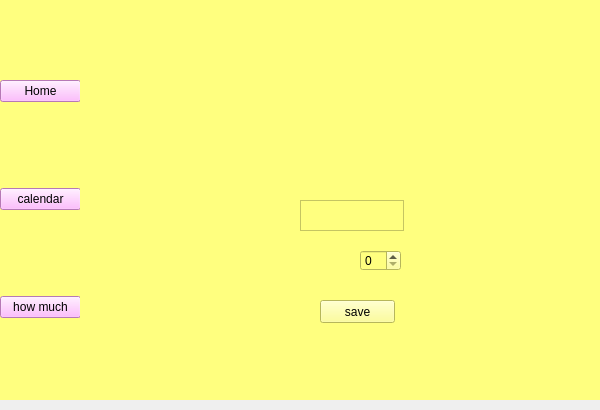
<?xml version="1.0" encoding="UTF-8"?>
<ui version="4.0">
 <class>MainWindow</class>
 <widget class="QMainWindow" name="MainWindow">
  <property name="geometry">
   <rect>
    <x>0</x>
    <y>0</y>
    <width>600</width>
    <height>410</height>
   </rect>
  </property>
  <property name="windowTitle">
   <string>MainWindow</string>
  </property>
  <widget class="QWidget" name="centralwidget">
   <property name="minimumSize">
    <size>
     <width>600</width>
     <height>400</height>
    </size>
   </property>
   <property name="maximumSize">
    <size>
     <width>600</width>
     <height>400</height>
    </size>
   </property>
   <property name="styleSheet">
    <string notr="true">background-color: rgb(255, 255, 127);</string>
   </property>
   <widget class="QWidget" name="verticalLayoutWidget">
    <property name="geometry">
     <rect>
      <x>0</x>
      <y>0</y>
      <width>81</width>
      <height>401</height>
     </rect>
    </property>
    <layout class="QVBoxLayout" name="verticalLayout">
     <item>
      <widget class="QPushButton" name="btn_home">
       <property name="styleSheet">
        <string notr="true">background-color: rgb(255, 170, 255);</string>
       </property>
       <property name="text">
        <string>Home</string>
       </property>
       <property name="icon">
        <iconset>
         <normaloff>icons/69524.png</normaloff>icons/69524.png</iconset>
       </property>
      </widget>
     </item>
     <item>
      <widget class="QPushButton" name="btn_calendar_2">
       <property name="styleSheet">
        <string notr="true">background-color: rgb(255, 170, 255);</string>
       </property>
       <property name="text">
        <string>calendar</string>
       </property>
       <property name="icon">
        <iconset>
         <normaloff>icons/calendar-icon-marketing-image.webp</normaloff>icons/calendar-icon-marketing-image.webp</iconset>
       </property>
      </widget>
     </item>
     <item>
      <widget class="QPushButton" name="btn_how_2">
       <property name="styleSheet">
        <string notr="true">background-color: rgb(255, 170, 255);</string>
       </property>
       <property name="text">
        <string>how much</string>
       </property>
       <property name="icon">
        <iconset>
         <normaloff>icons/d66f27ddc6cea33a948e4cafefc9038e.png</normaloff>icons/d66f27ddc6cea33a948e4cafefc9038e.png</iconset>
       </property>
      </widget>
     </item>
    </layout>
   </widget>
   <widget class="QStackedWidget" name="stackedWidget">
    <property name="geometry">
     <rect>
      <x>80</x>
      <y>0</y>
      <width>521</width>
      <height>401</height>
     </rect>
    </property>
    <property name="currentIndex">
     <number>2</number>
    </property>
    <widget class="QWidget" name="today_page">
     <property name="styleSheet">
      <string notr="true"/>
     </property>
     <widget class="QLabel" name="label_9">
      <property name="geometry">
       <rect>
        <x>-40</x>
        <y>0</y>
        <width>561</width>
        <height>401</height>
       </rect>
      </property>
      <property name="styleSheet">
       <string notr="true">background-color: rgb(255, 255, 255);</string>
      </property>
      <property name="text">
       <string/>
      </property>
      <property name="pixmap">
       <pixmap>inout.jpg</pixmap>
      </property>
      <property name="scaledContents">
       <bool>true</bool>
      </property>
     </widget>
     <widget class="QDateEdit" name="todaydateEdit_2">
      <property name="geometry">
       <rect>
        <x>130</x>
        <y>80</y>
        <width>71</width>
        <height>20</height>
       </rect>
      </property>
      <property name="styleSheet">
       <string notr="true">background-color: rgb(255, 255, 255);</string>
      </property>
     </widget>
     <widget class="QPushButton" name="btn_save_2">
      <property name="geometry">
       <rect>
        <x>80</x>
        <y>260</y>
        <width>75</width>
        <height>23</height>
       </rect>
      </property>
      <property name="text">
       <string>save</string>
      </property>
     </widget>
     <widget class="QPlainTextEdit" name="income">
      <property name="geometry">
       <rect>
        <x>130</x>
        <y>140</y>
        <width>71</width>
        <height>31</height>
       </rect>
      </property>
     </widget>
     <widget class="QPlainTextEdit" name="outcome">
      <property name="geometry">
       <rect>
        <x>130</x>
        <y>200</y>
        <width>71</width>
        <height>31</height>
       </rect>
      </property>
     </widget>
    </widget>
    <widget class="QWidget" name="calendar_page">
     <property name="styleSheet">
      <string notr="true">background-color: rgb(255, 255, 127);</string>
     </property>
     <widget class="QLabel" name="label_10">
      <property name="geometry">
       <rect>
        <x>0</x>
        <y>0</y>
        <width>521</width>
        <height>401</height>
       </rect>
      </property>
      <property name="text">
       <string/>
      </property>
      <property name="pixmap">
       <pixmap>calendar.jpg</pixmap>
      </property>
      <property name="scaledContents">
       <bool>true</bool>
      </property>
     </widget>
     <widget class="QLabel" name="totalmoney">
      <property name="geometry">
       <rect>
        <x>90</x>
        <y>300</y>
        <width>309</width>
        <height>41</height>
       </rect>
      </property>
      <property name="text">
       <string>total money</string>
      </property>
     </widget>
     <widget class="QDateEdit" name="dateEdit">
      <property name="geometry">
       <rect>
        <x>90</x>
        <y>30</y>
        <width>110</width>
        <height>22</height>
       </rect>
      </property>
      <property name="calendarPopup">
       <bool>true</bool>
      </property>
     </widget>
     <widget class="QPushButton" name="btn_get">
      <property name="geometry">
       <rect>
        <x>180</x>
        <y>270</y>
        <width>75</width>
        <height>23</height>
       </rect>
      </property>
      <property name="text">
       <string>GET</string>
      </property>
     </widget>
    </widget>
    <widget class="QWidget" name="home_page">
     <widget class="QTextEdit" name="username">
      <property name="geometry">
       <rect>
        <x>220</x>
        <y>200</y>
        <width>104</width>
        <height>31</height>
       </rect>
      </property>
     </widget>
     <widget class="QSpinBox" name="savingpercent">
      <property name="geometry">
       <rect>
        <x>280</x>
        <y>250</y>
        <width>41</width>
        <height>21</height>
       </rect>
      </property>
     </widget>
     <widget class="QLabel" name="label_2">
      <property name="geometry">
       <rect>
        <x>0</x>
        <y>0</y>
        <width>521</width>
        <height>401</height>
       </rect>
      </property>
      <property name="text">
       <string/>
      </property>
      <property name="pixmap">
       <pixmap>home.jpg</pixmap>
      </property>
      <property name="scaledContents">
       <bool>true</bool>
      </property>
     </widget>
     <widget class="QPushButton" name="btn_save">
      <property name="geometry">
       <rect>
        <x>240</x>
        <y>300</y>
        <width>75</width>
        <height>23</height>
       </rect>
      </property>
      <property name="text">
       <string>save</string>
      </property>
     </widget>
     <zorder>label_2</zorder>
     <zorder>savingpercent</zorder>
     <zorder>username</zorder>
     <zorder>btn_save</zorder>
    </widget>
    <widget class="QWidget" name="howmuch_page">
     <property name="styleSheet">
      <string notr="true"/>
     </property>
     <widget class="QLabel" name="label_13">
      <property name="geometry">
       <rect>
        <x>0</x>
        <y>-10</y>
        <width>521</width>
        <height>411</height>
       </rect>
      </property>
      <property name="text">
       <string/>
      </property>
      <property name="pixmap">
       <pixmap>howmuch.jpg</pixmap>
      </property>
      <property name="scaledContents">
       <bool>true</bool>
      </property>
     </widget>
     <widget class="QWidget" name="verticalLayoutWidget_7">
      <property name="geometry">
       <rect>
        <x>230</x>
        <y>140</y>
        <width>121</width>
        <height>91</height>
       </rect>
      </property>
      <layout class="QVBoxLayout" name="verticalLayout_7">
       <item>
        <widget class="QProgressBar" name="progressBar_3">
         <property name="maximum">
          <number>31</number>
         </property>
         <property name="value">
          <number>0</number>
         </property>
        </widget>
       </item>
      </layout>
     </widget>
     <widget class="QLabel" name="howmuch_label">
      <property name="geometry">
       <rect>
        <x>330</x>
        <y>310</y>
        <width>141</width>
        <height>31</height>
       </rect>
      </property>
      <property name="text">
       <string/>
      </property>
     </widget>
     <widget class="QLabel" name="label_3">
      <property name="geometry">
       <rect>
        <x>50</x>
        <y>310</y>
        <width>91</width>
        <height>31</height>
       </rect>
      </property>
      <property name="text">
       <string>how much money </string>
      </property>
     </widget>
     <widget class="QLabel" name="name_label">
      <property name="geometry">
       <rect>
        <x>140</x>
        <y>310</y>
        <width>91</width>
        <height>31</height>
       </rect>
      </property>
      <property name="text">
       <string/>
      </property>
     </widget>
     <widget class="QLabel" name="label_4">
      <property name="geometry">
       <rect>
        <x>226</x>
        <y>310</y>
        <width>111</width>
        <height>31</height>
       </rect>
      </property>
      <property name="text">
       <string>should spend for day?</string>
      </property>
     </widget>
     <widget class="QLabel" name="moneyleft">
      <property name="geometry">
       <rect>
        <x>230</x>
        <y>240</y>
        <width>121</width>
        <height>21</height>
       </rect>
      </property>
      <property name="text">
       <string/>
      </property>
     </widget>
    </widget>
   </widget>
  </widget>
 </widget>
 <resources/>
 <connections/>
</ui>
